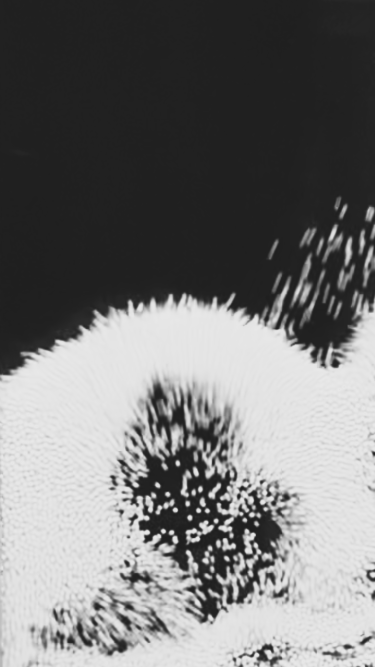
#> input picture pics/IMG_5987.png, 750 x 1334 px, found by its file name (shown at 1/2 size)
$ python cv2_basic_operations.py
#> lines starting #> are read from the running program, lines starting #| are printed output that depends on the picture
import imageio.v2 as img2
import matplotlib.pyplot as plt
import cv2
import numpy as np
import time
# Good Source for picture analysis:
# https://www.codementor.io/@innat_2k14/image-data-analysis-using-numpy-opencv-part-1-kfadbafx6
# https://www.mygreatlearning.com/blog/opencv-tutorial-in-python/#:~:text=OpenCV%20is%20a%20Python%20library,%2C%20face%20recognition%2C%20and%20tracking.

def print_info(pic):
    '''prints general information about the given pic in terminal'''
    print('Type of the image : ' , type(pic))
    print('Shape of the image : {}'.format(pic.shape))
    print('Image Hight {}'.format(pic.shape[0]))
    print('Image Width {}'.format(pic.shape[1]))
    print('Dimension of Image {}'.format(pic.ndim))
    print('Image size {}'.format(pic.size))
    print('Maximum RGB value in this image {}'.format(pic.max()))
    print('Minimum RGB value in this image {}'.format(pic.min()))

    i=0
    j=0

    # Iterates through every pixel in a given .jpg file
    for row in pic:
        i += 1
        for column in row:
            j += 1

    print("Row count/Height of picture: " + str(i))
    print("Pixel count in picture: " + str(j))
    print("Access a specific pixel: " + str(pic[100, 50]))
    print("Access a specific pixels r value: " + str(pic[100, 50][0]))
    print("Access a specific pixels g value: " + str(pic[100, 50][1]))
    print("Access a specific pixels b value: " + str(pic[100, 50][2]))

if __name__ == '__main__':

    pic = img2.imread(r'C:\Users\Carlo\Repos\floaty_bubbles\pics\IMG_5987.png')
#> pic is the input picture: shape (1334, 750, 4); mean R, G, B, A 116.6, 116.6, 116.6, 255
    #print_info(pic)

    # read image
    flag = cv2.IMREAD_COLOR
    img = cv2.imread(r'C:\Users\Carlo\Repos\floaty_bubbles\pics\IMG_5987.png', flag)
#> img: shape (1334, 750, 3); min 30, max 233, mean 116.6

    # save image
    #status = cv2.imwrite(r'C:\Users\Carlo\Repos\floaty_bubbles\pics\IMG_test.png',img)
    #print("Image written sucess? : ", status)

    # Access a single pixel
    px = img[100,100]
#> px = [32, 32, 32]
    print(px)
#| [32 32 32]

    # modify pixel rgb values
    img[100,100] = [255,255,255]
#> img: shape (1334, 750, 3); min 30, max 255, mean 116.6
    print( img[100,100] )
#| [255 255 255]

    # access shape of image
    print(img.shape)
#| (1334, 750, 3)

    # access size of image
    print(img.size)
#| 3001500

    # access data type of image
    print(img.dtype)
#| uint8

    # split and merge rgb channels of image
    b,g,r = cv2.split(img)
    img = cv2.merge((b,g,r))
    b = img[:,:,0]
    g = img[:,:,1]
    r = img[:,:,2]

    #sets all values in red channel as zero
    img[:,:,2] = 0
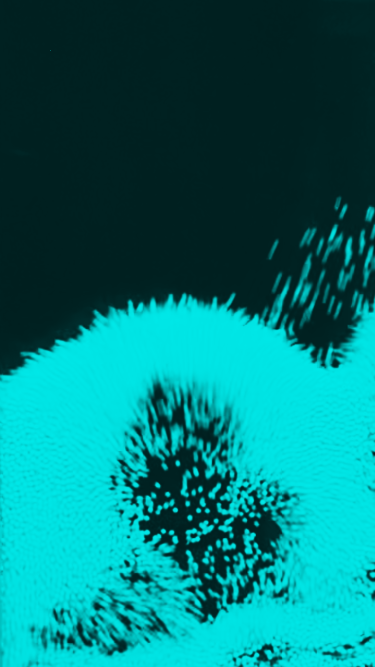
#> img: shape (1334, 750, 3) (shown at 1/2 size); mean B, G, R 116.6, 116.6, 0

    # resize image
    size = [600, 1000]
    img = cv2.resize(img, size)
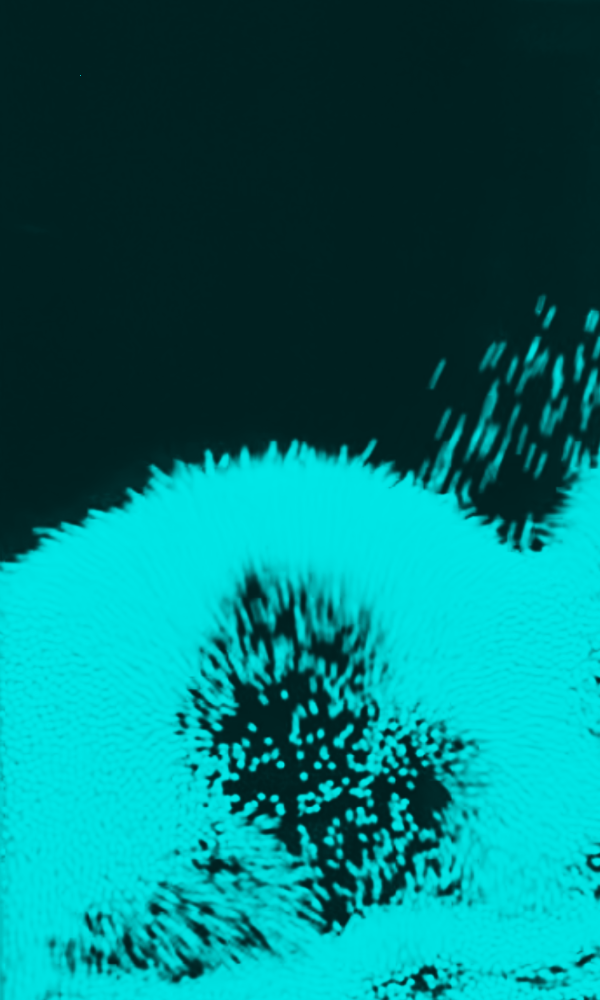
#> img: shape (1000, 600, 3); mean B, G, R 116.5, 116.5, 0

    # rotate image (Also possible with rotation matrix, see tutorial link at top of the page)
    image = cv2.rotate(img, cv2.ROTATE_90_COUNTERCLOCKWISE)
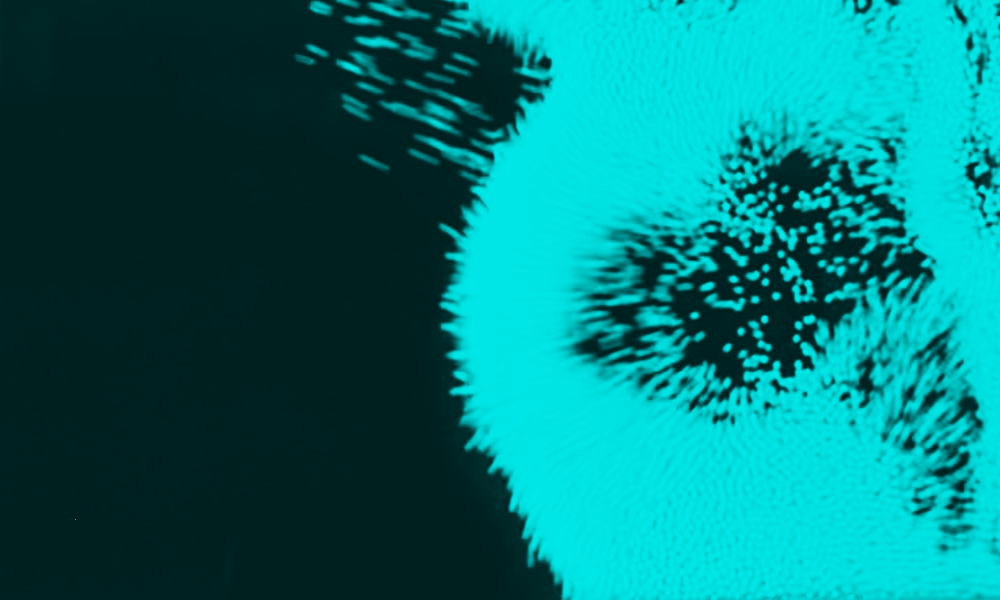
#> image: shape (600, 1000, 3); mean B, G, R 116.5, 116.5, 0

    # Draw a circle on the image
    center_coordinates = [200, 200]
    radius = 50
    color = [255, 0, 0]
    thickness = 10
    cv2.circle(image, center_coordinates, radius, color, thickness)

    # Draw a rectangle on the image
    start_point = [400, 400]
    end_point = [450, 450]
    cv2.rectangle(image, start_point, end_point, color, thickness)

    # draw a line on the image
    start_point = [10, 200]
    end_point = [10, 500]
    cv2.line(image, start_point, end_point, color, thickness)

    # drawing polylines
    #defining points for polylines
    pts = np.array([[100,50],[200,300],[700,200],[500,100]], np.int32)
    is_closed = True
    cv2.polylines(image, [pts], is_closed, color, thickness)

    # write text on an image
    font = cv2.FONT_HERSHEY_SIMPLEX
    cv2.putText(image,'Tennis',(50, 50), font, 1, color, 5)
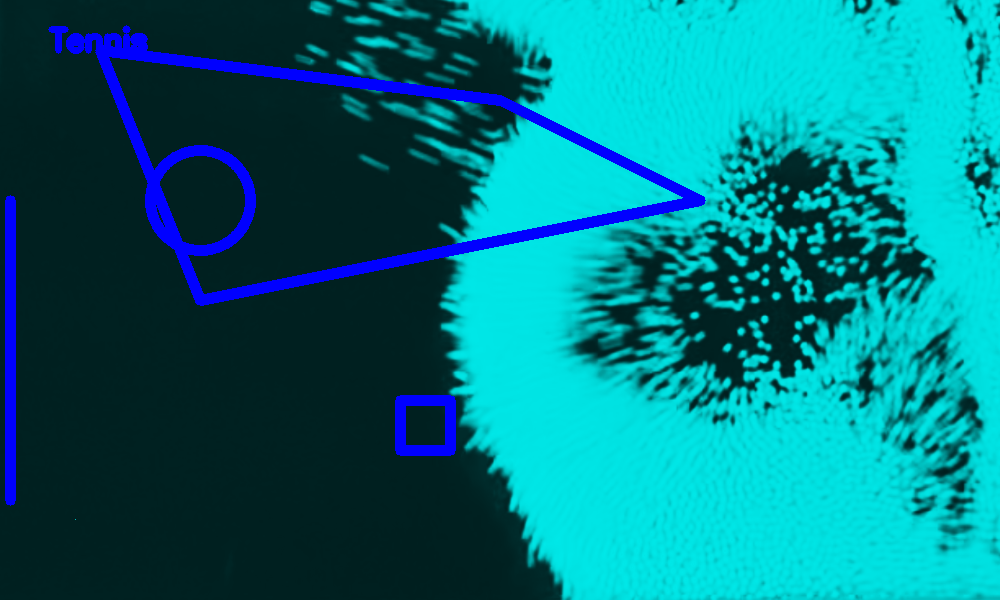
#> image: shape (600, 1000, 3); mean B, G, R 124.3, 113.6, 0

    #show image
    cv2.imshow('image', image)
    cv2.waitKey()
    cv2.destroyAllWindows()
